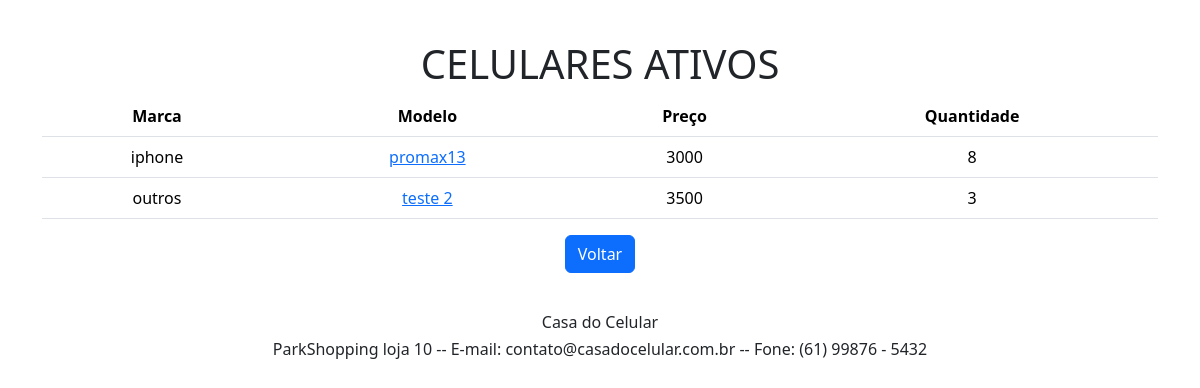
Screenshot of /projeto_2Bim_web/rel_estoque.php with the database file from the repository.
### tables this page shows
CREATE TABLE `celulares` (
  `cod_cel` int(11) NOT NULL,
  `marca_cel` varchar(45) NOT NULL,
  `modelo_cel` varchar(45) NOT NULL,
  `foto_cel` varchar(100) NOT NULL,
  `preco_cel` decimal(7,0) NOT NULL,
  `qtd_cel` int(11) NOT NULL,
  `descricao_cel` varchar(200) NOT NULL,
  `status_cel` varchar(45) NOT NULL DEFAULT 'ativo'
);

### projeto_2Bim_web/rel_estoque.php (the view, shortened to what this page needs)
<!DOCTYPE html>
<html>
    <head>
        <link rel="stylesheet" type="text/css" href="css/rel_estoq.css">
    </head>
    <body>
				<?php include "menu_local.php";	?>
			<div id="principal" class="container">
		<div id="conteudo_especifico">
			<div class="div_central centralizar">
				<h1> CELULARES ATIVOS </h1>
				<?php
					$conectar = mysqli_connect("localhost", "root", "", "cadastro_sistema");
					$sql_consulta = "SELECT cod_cel, marca_cel, modelo_cel, preco_cel, qtd_cel FROM celulares WHERE status_cel = 'ativo'";
					$resultado_consulta = mysqli_query($conectar, $sql_consulta);
				?>
				<table class="table centralizar">
					<thead>
						<tr>
							<th class="esquerda">Marca</th>
							<th>Modelo</th>
							<th>Preço</th>
							<th>Quantidade</th>
						</tr>
					</thead>
					<tbody>
						<?php
							while ($registro = mysqli_fetch_row($resultado_consulta)) {
						?>
							<tr>
								<td class="esquerda"><?php echo $registro[1]; ?></td>
								<td><a href="exibe_cel.php?codigo=<?php echo $registro[0]?>"><?php echo $registro[2]; ?></a></td>
								<td class="esquerda"><?php echo $registro[3]; ?></td>
								<td class="central"><?php echo $registro[4]; ?></td>
							</tr>
						<?php
							}
						?>
					</tbody>
				</table>
				<p><a href="relatorios.php" class="btn btn-primary">Voltar</a></p>
			</div>
		</div>
		<div id="rodape" class="centralizar">
			<h6> Casa do Celular </h6>
			<h6> ParkShopping loja 10 -- E-mail: contato@casadocelular.com.br -- Fone: (61) 99876 - 5432 </h6>
		</div>
	</div>
</body>
</html>

### projeto_2Bim_web/css/rel_estoq.css (style rules this page uses)
.centralizar { text-align: center; }
.div_central { margin-top: 40px; }
#rodape { clear: both; margin-top: 40px; }

### projeto_2Bim_web/css/menu_local.css (style rules this page uses)
body { font-family: 'PT Serif', serif; }

### rows the page displays
celulares: marca_cel "iphone", modelo_cel "promax13", preco_cel "3000", qtd_cel "8"
celulares: marca_cel "outros", modelo_cel "teste 2", preco_cel "3500", qtd_cel "3"
